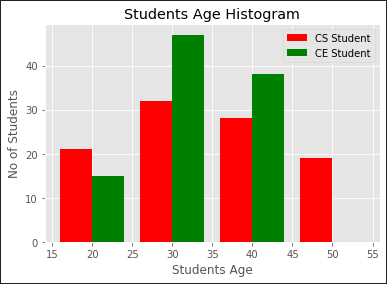

Source code (Python):
from matplotlib import pyplot as plt
import numpy as np
import random


# figure is used to set the size of Histogram
plt.Figure(figsize=(16,9))

cs_student_age = np.random.randint(18,50,100)
ce_student_age = np.random.randint(20,45,100)
# it make the range on graph
bin = [15,25,35,45,55]
plt.title("Students Age Histogram")
plt.xlabel("Students Age")
plt.ylabel("No of Students")
plt.hist([cs_student_age,ce_student_age],bin,rwidth=0.8,label=["CS Student","CE Student"],color=['r','g'])
plt.legend()
plt.show()
